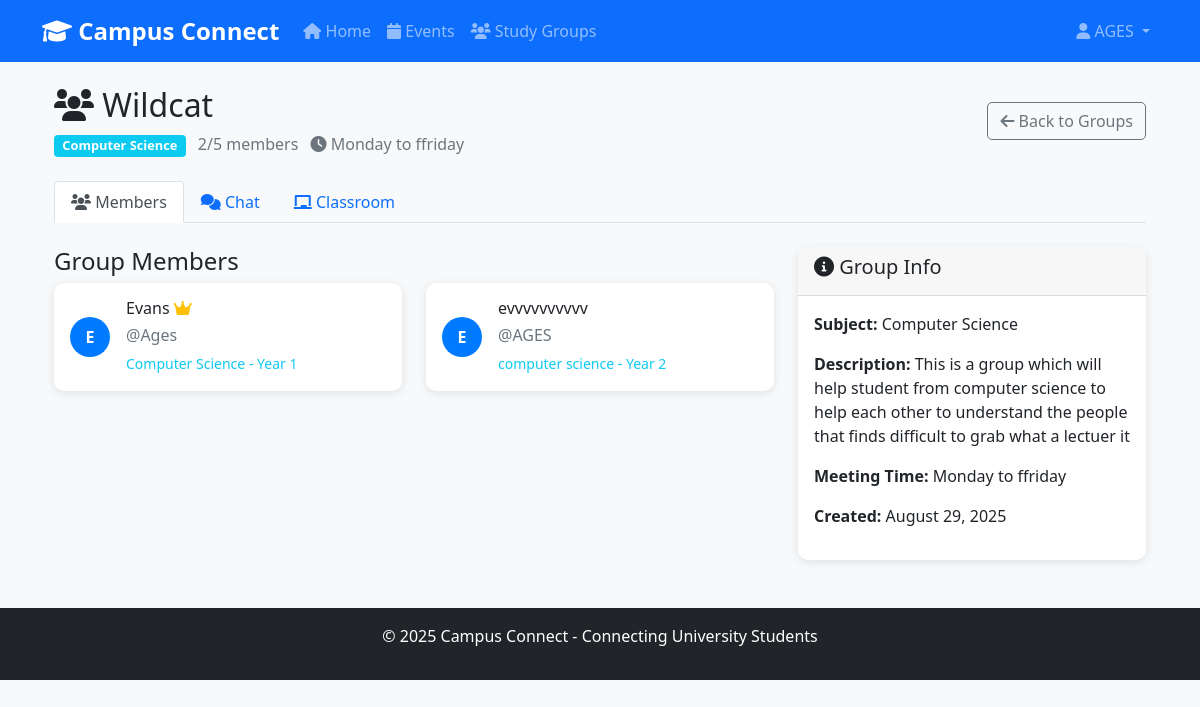
The page /study_group/1 (signed in) on the database its author committed.
### app.py (models this page shows)
class User(UserMixin, db.Model):
    id = db.Column(db.Integer, primary_key=True)
    username = db.Column(db.String(80), unique=True, nullable=False)
    email = db.Column(db.String(120), unique=True, nullable=False)
    full_name = db.Column(db.String(100), nullable=False)
    course = db.Column(db.String(100), nullable=True)
    year_of_study = db.Column(db.Integer, nullable=True)
    bio = db.Column(db.Text, nullable=True)
    created_at = db.Column(db.DateTime, default=datetime.utcnow)
    events_created = db.relationship('Event', backref='creator', lazy=True)
    study_groups_created = db.relationship('StudyGroup', backref='creator', lazy=True)

class StudyGroup(db.Model):
    id = db.Column(db.Integer, primary_key=True)
    name = db.Column(db.String(200), nullable=False)
    subject = db.Column(db.String(100), nullable=False)
    description = db.Column(db.Text, nullable=True)
    max_members = db.Column(db.Integer, default=10)
    meeting_time = db.Column(db.String(100), nullable=True)
    location = db.Column(db.String(200), nullable=True)
    creator_id = db.Column(db.Integer, db.ForeignKey('user.id'), nullable=False)
    created_at = db.Column(db.DateTime, default=datetime.utcnow)
    is_active = db.Column(db.Boolean, default=True)
    members = db.relationship('User', secondary='study_group_members', backref='study_groups')

### app.py (the view)
@app.route('/study_group/<int:group_id>')
@login_required
def study_group_dashboard(group_id):
    group = StudyGroup.query.get_or_404(group_id)
    if current_user not in group.members:
        flash('You must be a member to access this study group')
        return redirect(url_for('study_groups'))
    messages = Message.query.filter_by(study_group_id=group_id).order_by(Message.timestamp.desc()).limit(50).all()
    messages.reverse()  # Show oldest first
    resources = Resource.query.filter_by(study_group_id=group_id).order_by(Resource.created_at.desc()).all()
    return render_template('study_group_dashboard.html',
                         group=group,
                         messages=messages,
                         resources=resources)

### app.py (called while the page is built)
@login_manager.user_loader
def load_user(user_id):
    return User.query.get(int(user_id))

### templates/study_group_dashboard.html (shortened to what this page needs)
{% extends "base.html" %}
{% block content %}
<div class="container-fluid">
    <div class="row mb-4">
        <div class="col">
            <div class="d-flex justify-content-between align-items-center">
                <div>
                    <h2><i class="fas fa-users"></i> {{ group.name }}</h2>
                    <p class="text-muted mb-0">
                        <span class="badge bg-info">{{ group.subject }}</span>
                        <span class="ms-2">{{ group.members|length }}/{{ group.max_members }} members</span>
                        {% if group.meeting_time %}
                        <span class="ms-2"><i class="fas fa-clock"></i> {{ group.meeting_time }}</span>
                        {% endif %}
                    </p>
                </div>
                <div>
                    <a href="{{ url_for('study_groups') }}" class="btn btn-outline-secondary">
                        <i class="fas fa-arrow-left"></i> Back to Groups
                    </a>
                </div>
            </div>
        </div>
    </div>
    <ul class="nav nav-tabs" id="groupTabs" role="tablist">
        <li class="nav-item" role="presentation">
            <button class="nav-link active" id="members-tab" data-bs-toggle="tab" data-bs-target="#members" type="button" role="tab">
                <i class="fas fa-users"></i> Members
            </button>
        </li>
        <li class="nav-item" role="presentation">
            <button class="nav-link" id="chat-tab" data-bs-toggle="tab" data-bs-target="#chat" type="button" role="tab">
                <i class="fas fa-comments"></i> Chat
            </button>
        </li>
        <li class="nav-item" role="presentation">
            <button class="nav-link" id="classroom-tab" data-bs-toggle="tab" data-bs-target="#classroom" type="button" role="tab">
                <i class="fas fa-chalkboard"></i> Classroom
            </button>
        </li>
    </ul>
    <div class="tab-content" id="groupTabsContent">
        <div class="tab-pane fade show active" id="members" role="tabpanel">
            <div class="row mt-4">
                <div class="col-md-8">
                    <h4>Group Members</h4>
                    <div class="row">
                        {% for member in group.members %}
                        <div class="col-md-6 mb-3">
                            <div class="card">
                                <div class="card-body">
                                    <div class="d-flex align-items-center">
                                        <div class="avatar-circle me-3">
                                            {{ member.full_name[0].upper() }}
                                        </div>
                                        <div>
                                            <h6 class="mb-1">
                                                {{ member.full_name }}
                                                {% if member.id == group.creator_id %}
                                                <i class="fas fa-crown text-warning" title="Group Leader"></i>
                                                {% endif %}
                                            </h6>
                                            <p class="text-muted mb-1">@{{ member.username }}</p>
                                            {% if member.course %}
                                            <small class="text-info">{{ member.course }}{% if member.year_of_study %} - Year {{ member.year_of_study }}{% endif %}</small>
                                            {% endif %}
                                        </div>
                                    </div>
                                </div>
                            </div>
                        </div>
                        {% endfor %}
                    </div>
                </div>
                <div class="col-md-4">
                    <div class="card">
                        <div class="card-header">
                            <h5><i class="fas fa-info-circle"></i> Group Info</h5>
                        </div>
                        <div class="card-body">
                            <p><strong>Subject:</strong> {{ group.subject }}</p>
                            {% if group.description %}
                            <p><strong>Description:</strong> {{ group.description }}</p>
                            {% endif %}
                            {% if group.meeting_time %}
                            <p><strong>Meeting Time:</strong> {{ group.meeting_time }}</p>
                            {% endif %}
                            <p><strong>Created:</strong> {{ group.created_at.strftime('%B %d, %Y') }}</p>
                        </div>
                    </div>
                </div>
            </div>
        </div>
    </div>
</div>
{% endblock %}

### templates/base.html (shortened to what this page needs)
<!DOCTYPE html>
<html lang="en">
<head>
    <link href="https://cdn.jsdelivr.net/npm/bootstrap@5.1.3/dist/css/bootstrap.min.css" rel="stylesheet">
    <link href="https://cdnjs.cloudflare.com/ajax/libs/font-awesome/6.0.0/css/all.min.css" rel="stylesheet">
    <link href="{{ url_for('static', filename='css/style.css') }}" rel="stylesheet">
</head>
<body>
    <nav class="navbar navbar-expand-lg navbar-dark bg-primary">
        <div class="container">
            <a class="navbar-brand" href="{{ url_for('index') }}">
                <i class="fas fa-graduation-cap"></i> Campus Connect
            </a>
            <div class="collapse navbar-collapse" id="navbarNav">
                <ul class="navbar-nav me-auto">
                    <li class="nav-item">
                        <a class="nav-link" href="{{ url_for('index') }}">
                            <i class="fas fa-home"></i> Home
                        </a>
                    </li>
                    <li class="nav-item">
                        <a class="nav-link" href="{{ url_for('events') }}">
                            <i class="fas fa-calendar"></i> Events
                        </a>
                    </li>
                    <li class="nav-item">
                        <a class="nav-link" href="{{ url_for('study_groups') }}">
                            <i class="fas fa-users"></i> Study Groups
                        </a>
                    </li>
                </ul>
                <ul class="navbar-nav">
                    {% if current_user.is_authenticated %}
                        <li class="nav-item dropdown">
                            <a class="nav-link dropdown-toggle" href="#" id="navbarDropdown" role="button" data-bs-toggle="dropdown">
                                <i class="fas fa-user"></i> {{ current_user.username }}
                            </a>
                        </li>
                    {% endif %}
                </ul>
            </div>
        </div>
    </nav>
    <main class="container mt-4">
        {% block content %}{% endblock %}
    </main>
    <footer class="bg-dark text-white text-center py-3 mt-5">
        <div class="container">
            <p>&copy; 2025 Campus Connect - Connecting University Students</p>
        </div>
    </footer>
</body>
</html>

### static/css/style.css (style rules this page uses)
body { background-color: #f8f9fa; }
.card { border-radius: 10px; box-shadow: 0 2px 10px rgba(0,0,0,0.1); transition: transform 0.2s; border: none; }
.navbar-brand { font-weight: bold; font-size: 1.5rem; }
.badge { font-size: 0.8em; }
.btn { border-radius: 5px; transition: all 0.2s; }
.card-header { border-radius: 10px 10px 0 0 !important; font-weight: 600; }
footer { margin-top: auto; }
.fade-in { animation: fadeIn 0.5s; }

### templates/study_group_dashboard.html (style rules this page uses)
.avatar-circle { width: 40px; height: 40px; border-radius: 50%; background-color: #007bff; color: white; display: flex; align-items: center; justify-content: center; font-weight: bold; }

### rows shown on the page
User: username "AGES", full_name "E", full_name "evvvvvvvvvv", course "computer science", year_of_study "2"
StudyGroup: name "Wildcat", subject "Computer Science", max_members "5", meeting_time "Monday to ffriday", description "This is a group which will help student from computer science to help each other to understand the people that finds difficult to grab what a lectuer it", created_at "August 29, 2025"
User: full_name "E", full_name "Evans", username "Ages", course "Computer Science", year_of_study "1"

### other values the page prints
{{ group.members|length }} "2"
